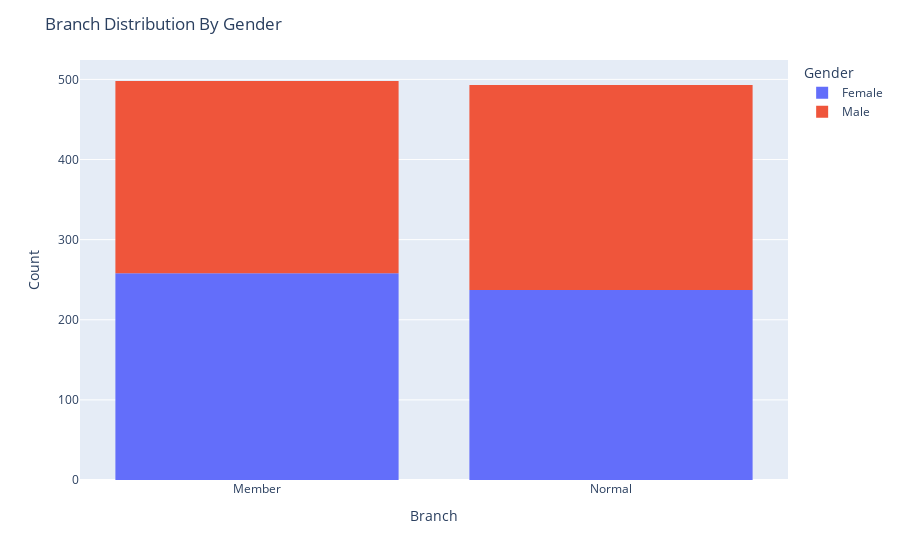

Notebook code for this chart:
### Code cell
fig = px.histogram(df,x='Customer type',color='Gender')
fig.update_layout(
    title="Branch Distribution By Gender",
    xaxis=dict(title="Branch"),
    yaxis=dict(title="Count")
)
fig.show()

### Figure 1 — Plotly figure (JSON) as saved in the notebook; plotly's stock layout.template omitted (floating-point values rounded to 4 significant figures; data arrays with more than 128 entries replaced by an {"elided": "..."} marker saying what was removed)
{"data": [{"alignmentgroup": "True", "bingroup": "x", "hovertemplate": "Gender=Female<br>Customer type=%{x}<br>count=%{y}<extra></extra>", "legendgroup": "Female", "marker": {"color": "#636efa", "pattern": {"shape": ""}}, "name": "Female", "offsetgroup": "Female", "orientation": "v", "showlegend": true, "type": "histogram", "x": {"elided": "495 str values"}, "xaxis": "x", "yaxis": "y"}, {"alignmentgroup": "True", "bingroup": "x", "hovertemplate": "Gender=Male<br>Customer type=%{x}<br>count=%{y}<extra></extra>", "legendgroup": "Male", "marker": {"color": "#EF553B", "pattern": {"shape": ""}}, "name": "Male", "offsetgroup": "Male", "orientation": "v", "showlegend": true, "type": "histogram", "x": {"elided": "496 str values"}, "xaxis": "x", "yaxis": "y"}], "layout": {"barmode": "relative", "legend": {"title": {"text": "Gender"}, "tracegroupgap": 0}, "margin": {"t": 60}, "title": {"text": "Branch Distribution By Gender"}, "xaxis": {"anchor": "y", "domain": [0, 1], "title": {"text": "Branch"}}, "yaxis": {"anchor": "x", "domain": [0, 1], "title": {"text": "Count"}}}}
